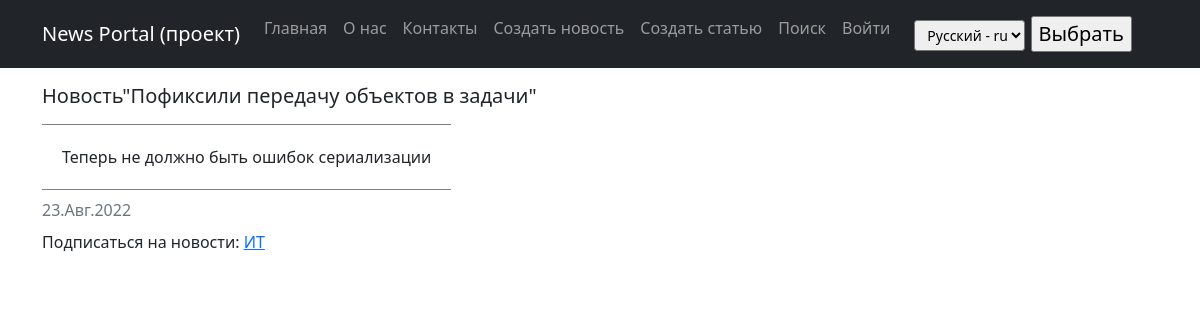
The page /posts/160 on the database its author committed.
### news/models.py (models this page shows, shortened)
class Post(models.Model):
    news = 'NW'
    article = 'AR'
    POST_TYPES =[
        (news, 'Новость'),
        (article, 'Статья'),
    ]
    author_user = models.ForeignKey('Author', on_delete=models.CASCADE, verbose_name=_("Author"))
    post_type = models.CharField(max_length=2,
                                  choices=POST_TYPES,
                                  default=article,
                                  verbose_name=_('Type of post'),
                                 )
    create_date = models.DateTimeField(auto_now_add=True, verbose_name=_('Create date'),)
    category = models.ManyToManyField('Category', through='PostCategory', verbose_name=_('Category'))
    header_post = models.CharField(max_length=128, verbose_name=_('Title'))
    text_post = models.TextField(verbose_name=_('Text'))
    rating_post = models.SmallIntegerField(default=0, verbose_name=_('Rating'))
    is_created = models.BooleanField(default=True, verbose_name=_('Created')) # Редакция для обработки в signals.py - только создали или модифицируем
    def get_cat(self):
        """метод возвращает список категорий, добавлен для отображения категорий в админке"""
        return "\n".join([c.name_category for c in self.category.all()])
    get_cat.short_description = _('Categories')
    class Meta:
        verbose_name = _('Publication')
        verbose_name_plural = _('Publications')

class Category(models.Model):
    name_category = models.CharField(
        max_length=64,
        unique=True,
        verbose_name=_('Category'),
        help_text=_('Name of category - 64 characters'),
    )
    subscribers = models.ManyToManyField(
        User,
        through='CategorySubscriber',
        blank=True,
        verbose_name=_("Subscribers"),
    )
    def get_subscribers(self):
        """метод возвращает список подписчиков, добавлен для отображения категорий в админке"""
        return " ".join([s.username for s in self.subscribers.all()])
    get_subscribers.short_description = _("Subscribers")
    class Meta:
        verbose_name = _('Category')
        verbose_name_plural = _('Categories')

### news/views.py (the view)
# urls.py: path('<int:pk>', PostDetail.as_view(), name='post_detail'),
class PostDetail(DetailView):
    model = Post
    template_name = 'post.html'
    context_object_name = 'post'
    def get_object(self, *args, **kwargs):
        obj = cache.get(f'post-{self.kwargs["pk"]}', None)
        if not obj:
            obj = super().get_object(queryset=self.queryset)
            cache.set(f'post-{self.kwargs["pk"]}', obj)
        return obj
    def get_context_data(self, **kwargs):
        context = super().get_context_data(**kwargs)
        id_post = self.kwargs.get('pk')
        cat_user = Category.objects.filter(subscribers__username=self.request.user).values('name_category')
        qs_subscride = Post.objects.get(pk=id_post).category.exclude(name_category__in=cat_user)
        qs_unsubscribe = Post.objects.get(pk=id_post).category.filter(name_category__in=cat_user)
        context['cat_for_subscribe'] = qs_subscride.values('id','name_category')
        context['cat_for_unsubscribe'] = qs_unsubscribe.values('id','name_category')
        context['offer_subscribe'] = qs_subscride.exists()
        context['offer_unsubscribe'] = qs_unsubscribe.exists()
        return context

### news/templatetags/custom_filters.py (called while the page is built)
@register.filter()
def censor(value):
    if not isinstance(value, str):
        raise TypeError(_("Censorship is carried out only for an object of type string (str)")) # Цензура осуществляется только для объекта типа строка (str)
    else:
        list_ = value.split(" ")
        for i in range(len(list_)):
            if list_[i].strip(string.punctuation).lower() in CENSOR_LIST:
                for j in range(1, len(list_[i])):
                    if list_[i][j] not in string.punctuation:
                        list_[i] = f"{list_[i][:j]}*{list_[i][j+1:]}"
        return f'{" ".join(list_)}'

### templates/post.html (shortened to what this page needs)
{% extends 'flatpages/default.html' %}
{% load i18n %}
{% load custom_filters %}
{% load cache %}
{% get_current_language as LANGUAGE_CODE %}
{% block content %}
{% if post.post_type == 'NW' %}
    <p><h5 align="left">{% trans "News: " %}"{{ post.header_post|censor }}"</h5></p>
{% endif %}
<table border="2"  cellpadding="20" frame="hsides">
    <caption>{{ post.create_date|date:'d.M.Y' }} </caption>
    <tr>
        <td align="left">{{ post.text_post|censor }}</td>
    </tr>
</table>
{% if offer_subscribe %}
    <p align="left"> {% trans "Subscribe to the news:" %}
    {% for cat in cat_for_subscribe %}
        <a href="{% url 'add_subscribe' cat.id %}" >{{ cat.name_category }}</a>
    {% endfor %}
    </p>
{% endif %}
{% endblock content %}

### rows shown on the page
Post: header_post|censor "Пофиксили передачу объектов в задачи", create_date "23.Авг.2022", text_post|censor "Теперь не должно быть ошибок сериализации"
Category: name_category "ИТ"

### other values the page prints
form field language "Русский - ru"
